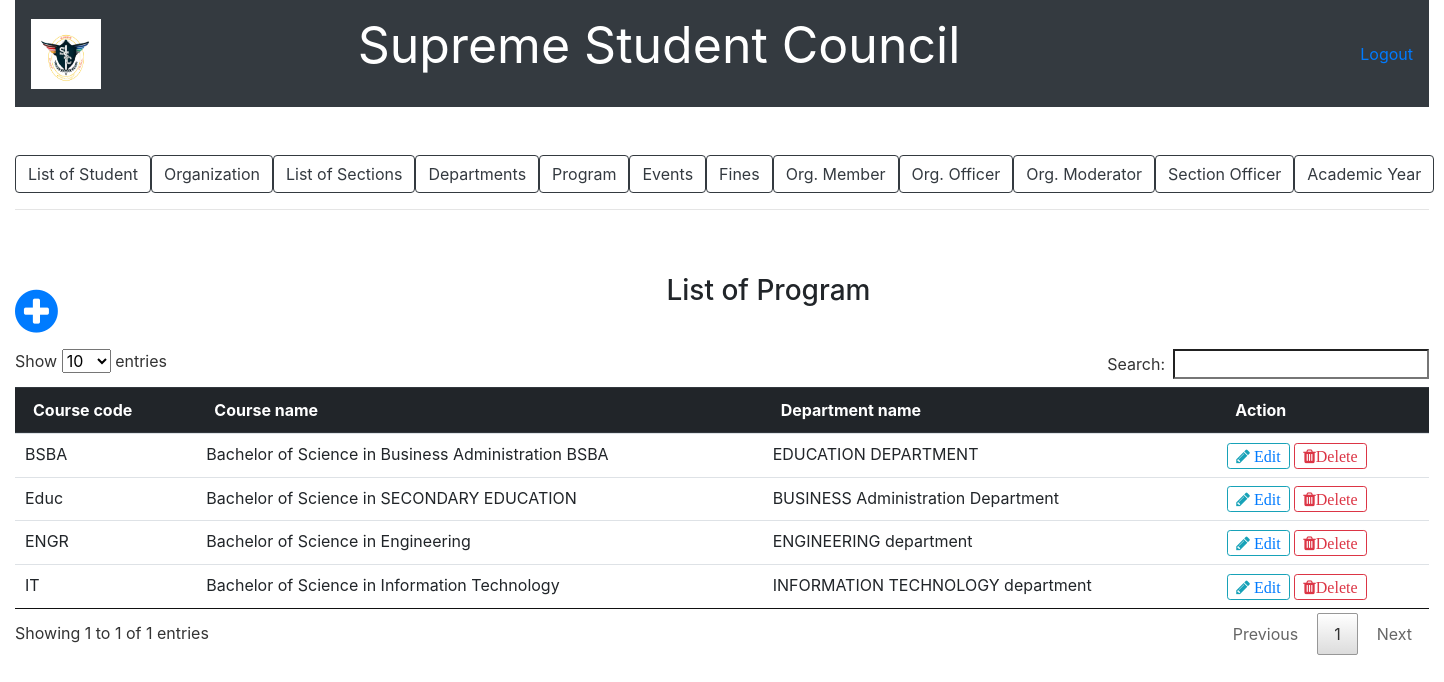
Page /list_of_program.php on the earlier database version.
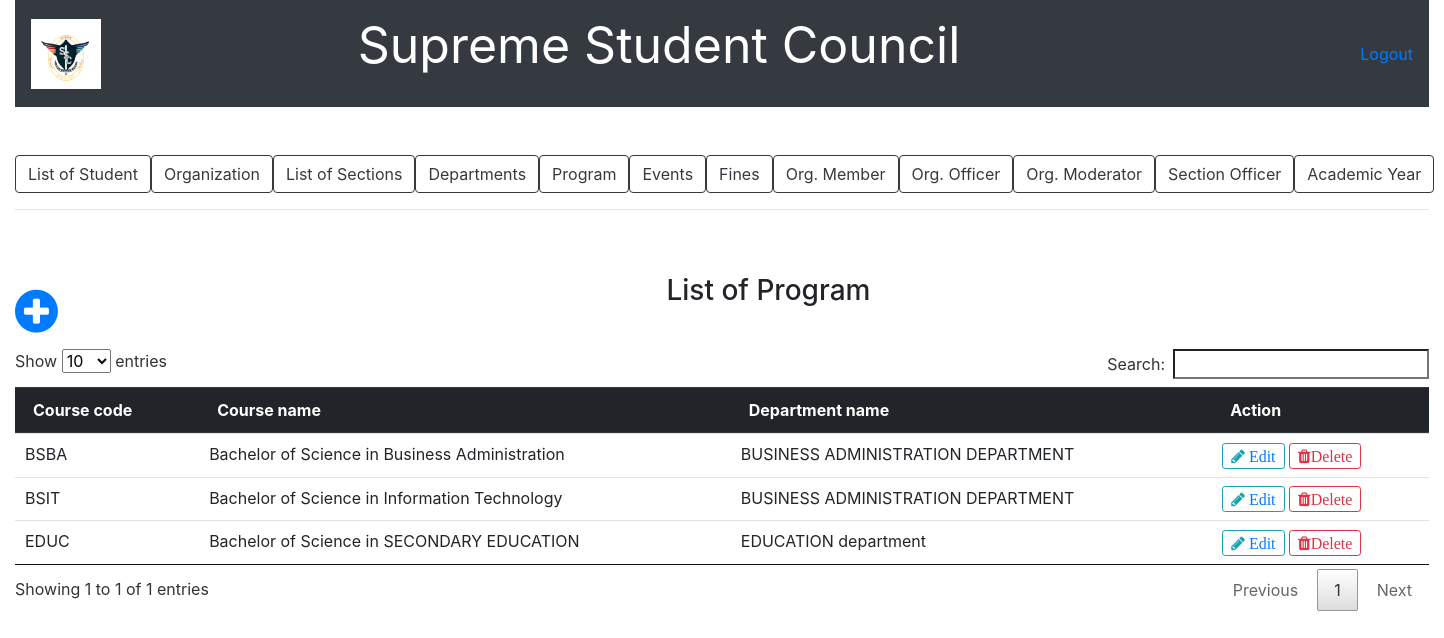
Same page on the later database version.
### tables this page shows
CREATE TABLE `program` (
  `course_code` varchar(10) NOT NULL,
  `course_name` varchar(100) NOT NULL,
  `department_code` char(10) NOT NULL
);

CREATE TABLE `department` (
  `department_code` char(10) NOT NULL,
  `department_name` varchar(50) NOT NULL
);

### list_of_program.php (the view, shortened to what this page needs)
<?php include('server.php'); ?>
<!DOCTYPE html>
<html>
<head>
		<link rel="stylesheet" href="bootstrap/css/bootstrap.min.css">
		<link rel = "stylesheet" href = "font-awesome-4.7.0/font-awesome-4.7.0/css/font-awesome.min.css">
		<link href = "css/style.css" rel = "stylesheet" type = "text/css" >
		<link href = "css/jquery.dataTables.min.css" rel = "stylesheet" type = "text/css" >
</head>
<body>
	<div class="container-fluid">
		<nav class="navbar navbar-expand-lg navbar-dark bg-dark">
		   <a href = "index.php"><img src = "picture/ssc.PNG" style=" height:70px; width:70px;"></a>
		  <div class="collapse navbar-collapse" id="navbarTogglerDemo03">
		    	<center><p style="color:white; font-size: 50px; margin-right: 400px;">Supreme Student Council</p></center>
		    	<a href="logout.php">Logout</a>
		  </div>
		</nav>
	</div>
	<br /><br />
	<div class="container-fluid">
				<div class="btn-group btn-group-lg" role="group"">
					<a href = "list_of_student.php"><button type="button" class="btn btn-outline-dark">List of Student</button></a>
					<a href ="list_of_organization.php"><button type="button" class="btn btn-outline-dark">Organization</button></a>
					<a href ="list_of_section.php"><button type="button" class="btn btn-outline-dark">List of Sections</button></a>
					<a href ="list_of_department.php"><button type="button" class="btn btn-outline-dark">Departments</button>
					<a href ="list_of_program.php"><button type="button" class="btn btn-outline-dark">Program</button></a>
					<a href ="list_of_event.php"><button type="button" class="btn btn-outline-dark">Events</button></a>
					<a href ="fines.php"><button type="button" class="btn btn-outline-dark">Fines</button></a>
					<a href ="list_of_organization_member.php"><button type="button" class="btn btn-outline-dark">Org. Member</button></a>
					<a href ="list_of_organization_officer.php"><button type="button" class="btn btn-outline-dark">Org. Officer</button></a>
					<a href ="list_of_organization_moderator.php"><button type="button" class="btn btn-outline-dark">Org. Moderator</button></a>
					<a href ="list_of_section_officer.php"><button type="button" class="btn btn-outline-dark">Section Officer</button></a>
					<a href ="list_of_acad_year.php"><button type="button" class="btn btn-outline-dark">Academic Year</button></a>
				</div>
				<hr />
				<br /><br />
				<a href = "add_new_program.php"><span style="float: left; font-size: 50px; margin-right: 50px;"><i class="fa fa-plus-circle" font-size = "50px"></i></span></a>
				<center><h3>List of Program</h3></center><br />
				<?php $results = mysqli_query($db, "SELECT * FROM program,department WHERE program.department_code = department.department_code"); ?>
				<table class="table table-primary" id = "myTable">
				  <thead class="thead-dark">
				    <tr>
				      <th scope="col">Course code</th>
				      <th scope="col">Course name</th>
				      <th scope="col">Department name</th>
				      <th scope="col">Action</th>
				    </tr>
				  </thead>
				  <?php while ($row = mysqli_fetch_array($results)){ ?>
				  <tbody>
				    <tr>
				      <td><?php echo $row['course_code']?></td>
				      <td><?php echo $row['course_name']?></td>
				      <td><?php echo $row['department_name']?></td>
				      <td>
							<button type="button" class="btn btn-outline-info btn-sm fa fa-pencil"><a href="update_program.php?edit=<?php echo $row['course_code']; ?>"> Edit </a></button>
							<button type="button" class="btn btn-outline-danger btn-sm fa fa-trash" data-toggle="modal" data-target="#exampleModal">Delete</button>
					   </td>
				    </tr>
				  </tbody>
				  <?php
  				  } ?>
				</table>
	</div>
</body>
</html>

Differences in the rows shown:
removed program: course_code "Educ", course_name "Bachelor of Science in SECONDARY EDUCATION", department_code.department_name "BUSINESS Administration Department"
removed program: course_code "ENGR", course_name "Bachelor of Science in Engineering", department_code.department_name "ENGINEERING department"
removed program: course_code "IT", course_name "Bachelor of Science in Information Technology", department_code.department_name "INFORMATION TECHNOLOGY department"
changed program "BSBA": course_name "Bachelor of Science in Business Administration BSBA" → "Bachelor of Science in Business Administration"; department_code.department_name "EDUCATION DEPARTMENT" → "BUSINESS ADMINISTRATION DEPARTMENT"
added program: course_code "BSIT", course_name "Bachelor of Science in Information Technology", department_code.department_name "BUSINESS ADMINISTRATION DEPARTMENT"
added program: course_code "EDUC", course_name "Bachelor of Science in SECONDARY EDUCATION", department_code.department_name "EDUCATION department"
